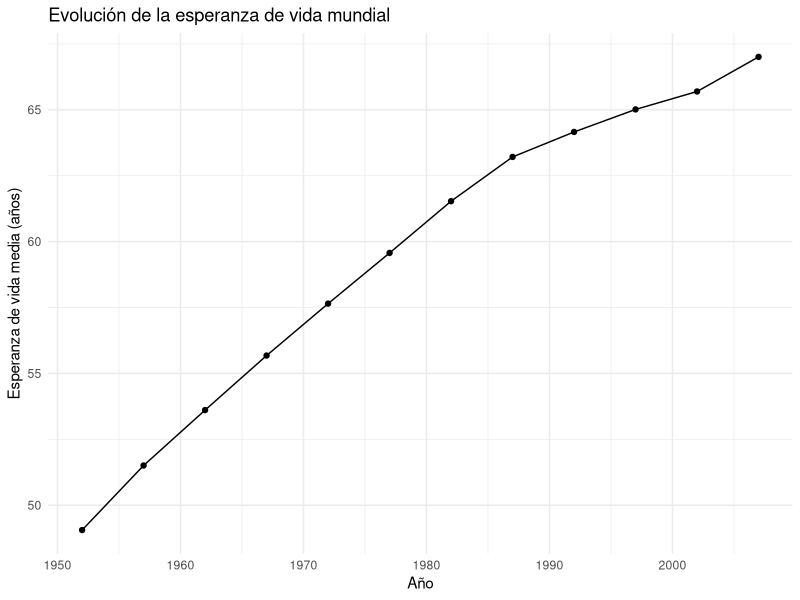
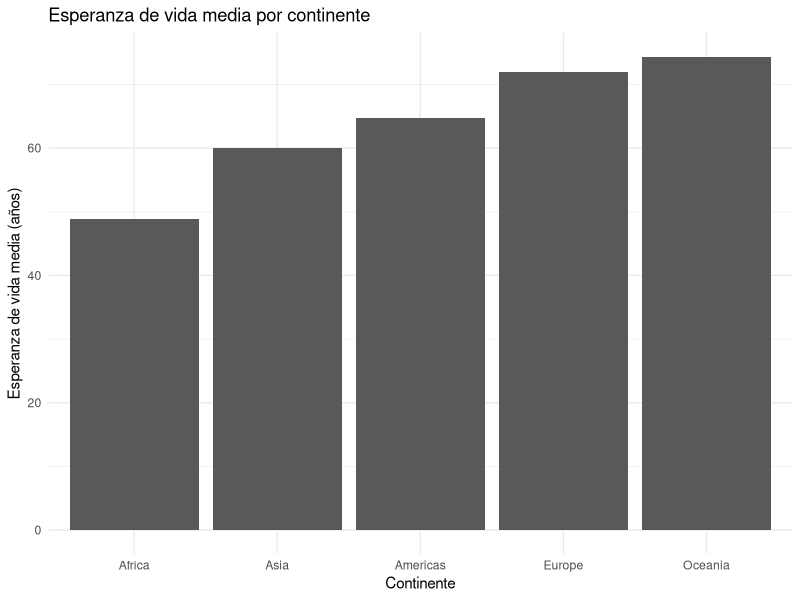
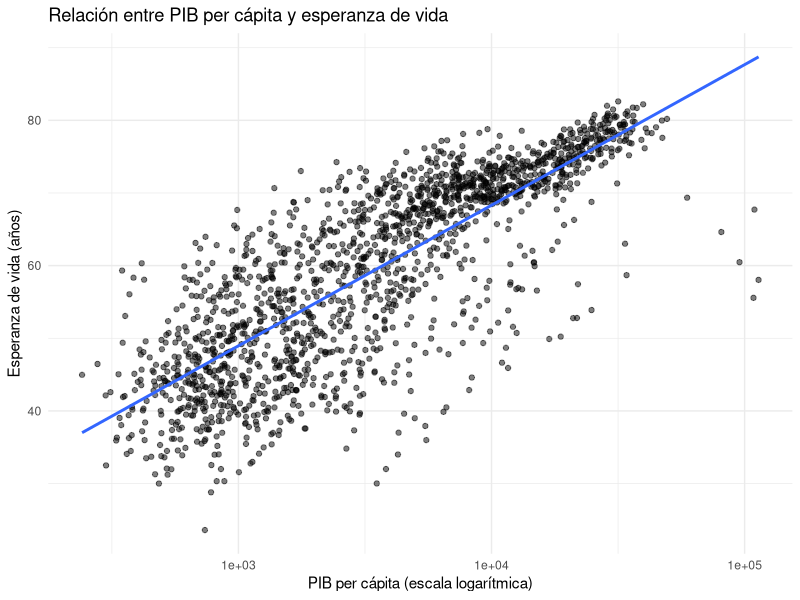

These charts were generated, in order, by the following R code:
## ---- chunk 1
library(tidyverse)

datos <- read_csv("../data/gapminder_limpio.csv")

evolucion_vida <- datos %>%
  group_by(year) %>%
  summarise(
    esperanza_vida_media = mean(lifeExp),
    .groups = "drop"
  )
## ---- chunk 2
evolucion_vida
## ---- chunk 3
ggplot(
  evolucion_vida,
  aes(x = year, y = esperanza_vida_media)
) +
  geom_line() +
  geom_point() +
  labs(
    title = "Evolución de la esperanza de vida mundial",
    x = "Año",
    y = "Esperanza de vida media (años)"
  ) +
  theme_minimal()
## ---- chunk 4
vida_continente <- datos %>%
  group_by(continent) %>%
  summarise(
    esperanza_vida_media = mean(lifeExp),
    .groups = "drop"
  ) %>%
  arrange(desc(esperanza_vida_media))

vida_continente
## ---- chunk 5
ggplot(
  vida_continente,
  aes(
    x = reorder(continent, esperanza_vida_media),
    y = esperanza_vida_media
  )
) +
  geom_col() +
  labs(
    title = "Esperanza de vida media por continente",
    x = "Continente",
    y = "Esperanza de vida media (años)"
  ) +
  theme_minimal()
## ---- chunk 6
correlacion <- cor(
  datos$gdpPercap,
  datos$lifeExp
)

correlacion
## ---- chunk 7
ggplot(
  datos,
  aes(x = gdpPercap, y = lifeExp)
) +
  geom_point(alpha = 0.5) +
  geom_smooth(
    method = "lm",
    se = FALSE
  ) +
  scale_x_log10() +
  labs(
    title = "Relación entre PIB per cápita y esperanza de vida",
    x = "PIB per cápita (escala logarítmica)",
    y = "Esperanza de vida (años)"
  ) +
  theme_minimal()
## ---- chunk 8
resumen <- tibble(
  Indicador = c(
    "Número de países",
    "Número de continentes",
    "Año inicial",
    "Año final",
    "Esperanza de vida inicial",
    "Esperanza de vida final",
    "PIB per cápita medio",
    "Correlación PIB-esperanza de vida"
  ),
  Valor = c(
    n_distinct(datos$country),
    n_distinct(datos$continent),
    min(datos$year),
    max(datos$year),
    round(
      mean(
        datos$lifeExp[
          datos$year == min(datos$year)
        ]
      ),
      1
    ),
    round(
      mean(
        datos$lifeExp[
          datos$year == max(datos$year)
        ]
      ),
      1
    ),
    round(mean(datos$gdpPercap), 0),
    round(correlacion, 3)
  )
)

resumen
